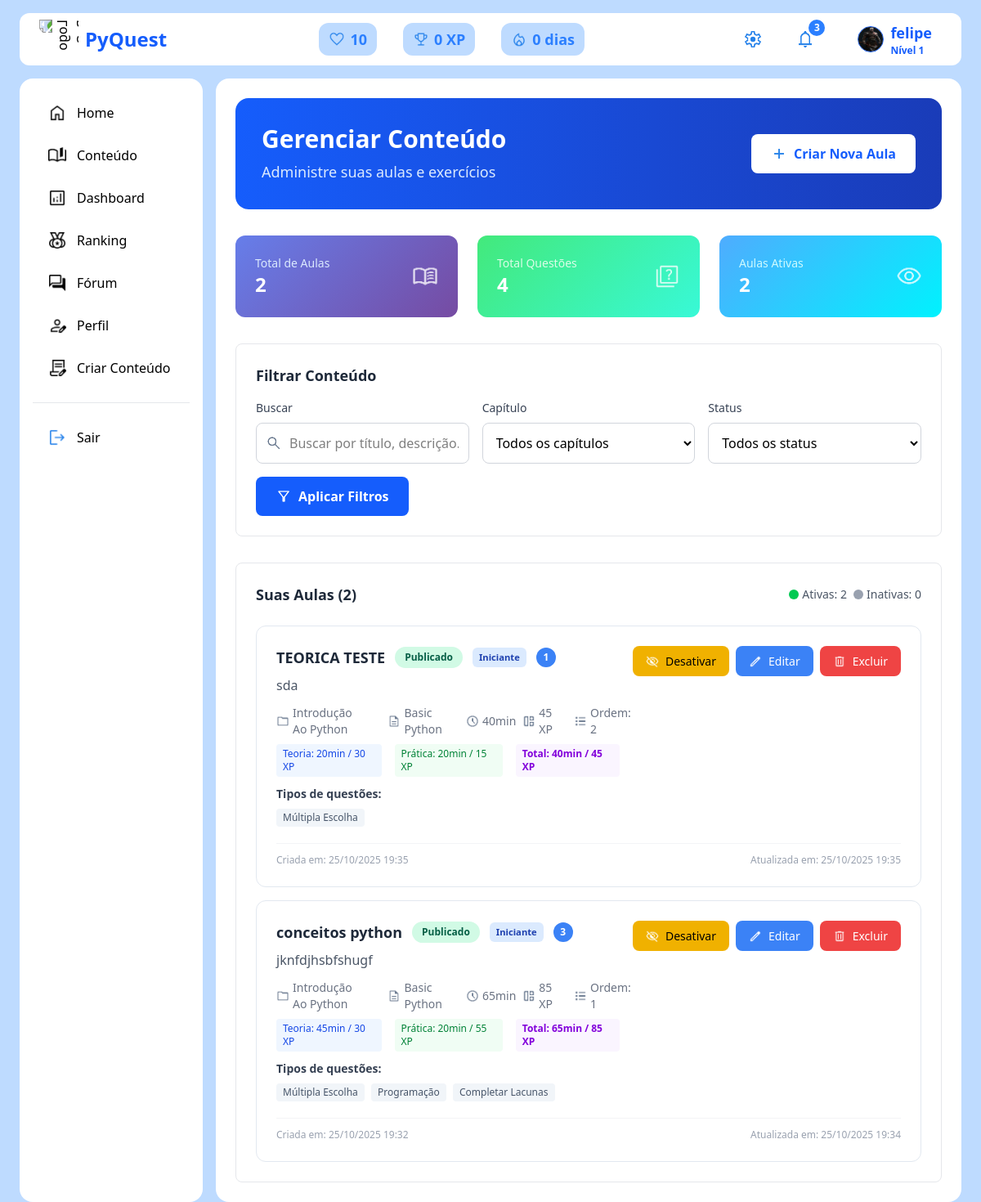
Page /gerenciar-conteudo/ (signed in) on the earlier database version.
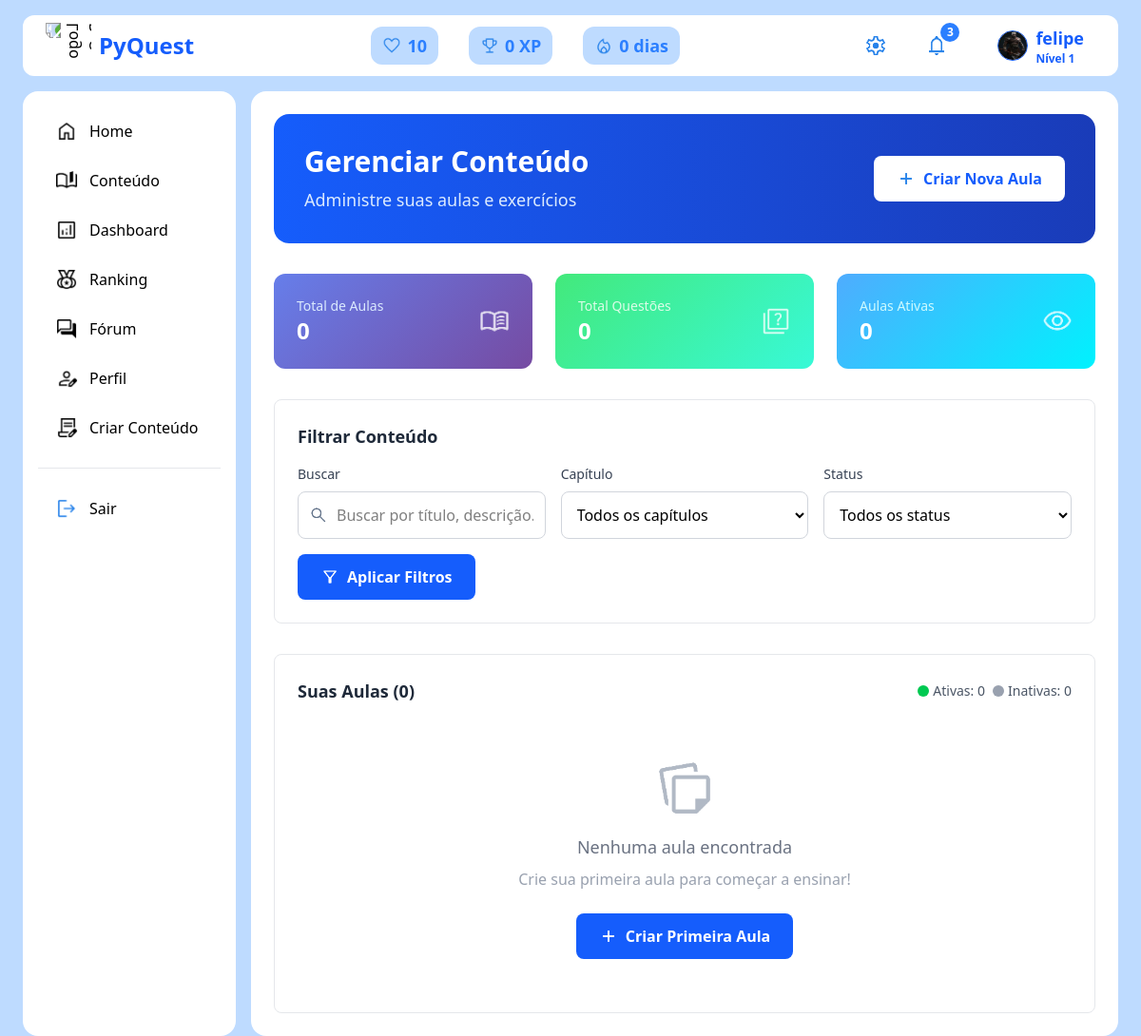
Same page on the later database version.
### Pyquest/models.py (models this page shows, shortened)
class Aula(models.Model):
    modulo = models.ForeignKey(Modulo, on_delete=models.CASCADE, related_name="aulas")
    titulo_aula = models.CharField(max_length=255, verbose_name="Título da Aula")
    titulo_tarefa = models.CharField(max_length=255, blank=True, null=True, verbose_name="Título da Tarefa")
    descricao_breve = models.TextField(blank=True, null=True, verbose_name="Descrição Breve")
    titulo_teoria = models.CharField(max_length=255, default="Conteúdo Teórico", verbose_name="Título do Conteúdo Teórico")
    titulo_pratica = models.CharField(max_length=255, default="Exercícios Práticos", verbose_name="Título do Conteúdo Prático")
    conteudo_pratico = models.TextField(
        default="Lista de exercícios para praticar os conceitos aprendidos.",
        verbose_name="Descrição da Lista de Exercícios"
    )
    tempo_teoria = models.IntegerField(default=30, verbose_name="Tempo Estimado para Teoria (minutos)")
    tempo_pratica = models.IntegerField(default=15, verbose_name="Tempo Estimado para Prática (minutos)")
    tempo_total = models.IntegerField(default=45, verbose_name="Tempo Total Estimado (minutos)")
    xp_teoria = models.IntegerField(default=30, verbose_name="XP por Concluir Teoria")
    xp_pratica = models.IntegerField(default=0, verbose_name="XP Total das Questões Práticas")
    ordem = models.IntegerField()
    ativo = models.BooleanField(default=True)
    data_atualizacao = models.DateTimeField(auto_now=True)
    data_criacao = models.DateTimeField(default=timezone.now)
    criado_por = models.ForeignKey(
        settings.AUTH_USER_MODEL,
        on_delete=models.CASCADE,
    )
    tem_teoria = models.BooleanField(default=True)
    tem_exercicios = models.BooleanField(default=True)
    def get_xp_total(self):
        try:
            teorico = int(self.xp_teoria) if self.xp_teoria is not None else 0
            pratico = int(self.xp_pratica) if self.xp_pratica is not None else 0
            return teorico + pratico
        except (ValueError, TypeError):
            return 0
    class Meta:
        ordering = ['ordem']

class Modulo(models.Model):
    capitulo = models.ForeignKey(Capitulo, on_delete=models.CASCADE, related_name="modulos")
    titulo = models.CharField(max_length=255)
    descricao = models.TextField()
    ordem = models.IntegerField()
    ativo = models.BooleanField(default=True)
    tempo_estimado = models.IntegerField(null=True, blank=True)  # em minutos
    criado_em = models.DateTimeField(auto_now_add=True)
    atualizado_em = models.DateTimeField(auto_now=True)

class Capitulo(models.Model):
    DIFICULDADE_CHOICES = [
        ('beginner', 'Iniciante'),
        ('intermediate', 'Intermediário'),
        ('advanced', 'Avançado'),
    ]
    titulo = models.CharField(max_length=200)
    descricao = models.TextField()
    ordem = models.IntegerField()
    ativo = models.BooleanField(default=True)
    dificuldade = models.CharField(max_length=20, choices=DIFICULDADE_CHOICES, default='beginner')
    criado_em = models.DateTimeField(auto_now_add=True)
    atualizado_em = models.DateTimeField(auto_now=True)

class Questao(models.Model):
    TIPO_CHOICES = [
        ('multiple-choice', 'Múltipla Escolha'),
        ('code', 'Programação'),
        ('fill-blank', 'Completar Lacunas'),
    ]
    aula = models.ForeignKey(Aula, on_delete=models.CASCADE, related_name="questoes")
    tipo = models.CharField(max_length=20, choices=TIPO_CHOICES)
    enunciado = models.TextField()
    descricao = models.TextField(blank=True, null=True)
    ordem = models.IntegerField(default=1)
    xp = models.IntegerField(default=10)
    codigo_inicial = models.TextField(blank=True, null=True)
    saida_esperada = models.TextField(blank=True, null=True)
    class Meta:
        ordering = ['ordem']

### Pyquest/views.py (the view, shortened to what this page needs)
# urls.py: path('gerenciar-conteudo/', views.gerenciar_conteudo, name='gerenciar_conteudo'),
@login_required
def gerenciar_conteudo(request):
    aulas = Aula.objects.filter(criado_por=request.user).select_related(
        'modulo',
        'modulo__capitulo'
    ).prefetch_related('questoes').order_by('-data_criacao')
    capitulos = Capitulo.objects.all()
    search_query = request.GET.get('search', '')
    capitulo_selecionado = request.GET.get('capitulo', '')
    status_selecionado = request.GET.get('status', '')
    if capitulo_selecionado:
        aulas = aulas.filter(modulo__capitulo_id=capitulo_selecionado)
    if status_selecionado:
        if status_selecionado == 'ativo':
            aulas = aulas.filter(ativo=True)
        elif status_selecionado == 'inativo':
            aulas = aulas.filter(ativo=False)
    total_aulas = aulas.count()
    aulas_publicadas = aulas.filter(ativo=True).count()
    aulas_inativas = aulas.filter(ativo=False).count()
    total_questoes = Questao.objects.filter(aula__in=aulas).count()
    print(f"Encontradas {total_aulas} aulas para gerenciamento")
    print(f"Aulas ativas: {aulas_publicadas}, Inativas: {aulas_inativas}")
    print(f"Total de questões: {total_questoes}")
    context = {
        'aulas': aulas,
        'capitulos': capitulos,
        'total_aulas': total_aulas,
        'aulas_publicadas': aulas_publicadas,
        'aulas_inativas': aulas_inativas,
        'total_questoes': total_questoes,
        'search_query': search_query,
        'capitulo_selecionado': capitulo_selecionado,
        'status_selecionado': status_selecionado,
    }
    return render(request, 'Pyquest/gerenciar_conteudo.html', context)

### Pyquest/context_processors.py (called while the page is built)
def perfil_context(request):
    if request.user.is_authenticated:
        perfil, created = Perfil.objects.get_or_create(user=request.user)
        return {'perfil': perfil}
    return {}

### Pyquest/templates/Pyquest/gerenciar_conteudo.html (shortened to what the changed rows need)
{% extends "base.html" %}
{% load static %}
{% block content %}
<div class="space-y-8">
    <div class="bg-gradient-to-r from-blue-600 to-blue-800 rounded-2xl p-8 text-white">
        <div class="flex items-center justify-between">
            <div>
                <h1 class="text-3xl font-bold mb-2">Gerenciar Conteúdo</h1>
            </div>
        </div>
    </div>
    <div class="grid grid-cols-1 md:grid-cols-3 gap-6">
        <div class="stats-card">
            <div class="flex items-center justify-between">
                <div>
                    <p class="text-blue-100 text-sm">Total de Aulas</p>
                    <h3 class="text-2xl font-bold">{{ total_aulas }}</h3>
                </div>
            </div>
        </div>
        <div class="stats-card" style="background: linear-gradient(135deg, #43e97b 0%, #38f9d7 100%);">
            <div class="flex items-center justify-between">
                <div>
                    <p class="text-green-100 text-sm">Total Questões</p>
                    <h3 class="text-2xl font-bold">{{ total_questoes }}</h3>
                </div>
            </div>
        </div>
        <div class="stats-card" style="background: linear-gradient(135deg, #4facfe 0%, #00f2fe 100%);">
            <div class="flex items-center justify-between">
                <div>
                    <p class="text-cyan-100 text-sm">Aulas Ativas</p>
                    <h3 class="text-2xl font-bold">{{ aulas_publicadas }}</h3>
                </div>
            </div>
        </div>
    </div>
    <div class="bg-white rounded-lg border border-gray-200 p-6">
        <div class="flex items-center justify-between mb-6">
            <h3 class="text-lg font-semibold text-gray-800">Suas Aulas ({{ total_aulas }})</h3>
            <div class="flex items-center gap-2 text-sm text-gray-600">
                <span class="flex items-center gap-1">
                    <div class="w-3 h-3 bg-green-500 rounded-full"></div>
                    Ativas: {{ aulas_publicadas }}
                </span>
                <span class="flex items-center gap-1">
                    <div class="w-3 h-3 bg-gray-400 rounded-full"></div>
                    Inativas: {{ aulas_inativas }}
                </span>
            </div>
        </div>
        {% if aulas %}
        <div class="space-y-4">
            {% for aula in aulas %}
            <div class="aula-card p-6">
                <div class="flex items-start justify-between">
                    <div class="flex-1">
                        <div class="flex items-center gap-3 mb-2">
                            <h4 class="font-semibold text-gray-800 text-lg">{{ aula.titulo_aula }}</h4>
                            <span class="status-badge {% if aula.ativo %}status-publicado{% else %}status-rascunho{% endif %}">
                                {% if aula.ativo %}Publicado{% else %}Desativado{% endif %}
                            </span>
                            <span class="dificuldade-badge dificuldade-{{ aula.modulo.capitulo.dificuldade|lower }}">
                                {{ aula.modulo.capitulo.get_dificuldade_display }}
                            </span>
                            <div class="questoes-count" title="Número de questões">
                                {{ aula.questoes.count }}
                            </div>
                        </div>
                        {% if aula.descricao_breve %}
                        <p class="text-gray-600 mb-3">{{ aula.descricao_breve|truncatewords:20 }}</p>
                        {% endif %}
                        <div class="flex items-center gap-6 text-sm text-gray-500 mb-2">
                            <span class="flex items-center gap-1">
                                <img src="{% static 'imagem/folder_35dp_64748b_FILL0_wght400_GRAD0_opsz40.png' %}" alt="Capítulo" class="w-4 h-4">
                                {{ aula.modulo.capitulo.titulo }}
                            </span>
                            <span class="flex items-center gap-1">
                                <img src="{% static 'imagem/description_35dp_64748b_FILL0_wght400_GRAD0_opsz40.png' %}" alt="Módulo" class="w-4 h-4">
                                {{ aula.modulo.titulo }}
                            </span>
                            <span class="flex items-center gap-1">
                                <img src="{% static 'imagem/schedule_35dp_64748b_FILL0_wght400_GRAD0_opsz40.png' %}" alt="Tempo" class="w-4 h-4">
                                {{ aula.tempo_total }}min
                            </span>
                            <span class="flex items-center gap-1">
                                <img src="{% static 'imagem/auto_awesome_mosaic_35dp_64748B_FILL0_wght400_GRAD0_opsz40.png' %}" alt="XP" class="w-4 h-4">
                                {{ aula.get_xp_total }} XP
                            </span>
                            <span class="flex items-center gap-1">
                                <img src="{% static 'imagem/format_list_bulleted_35dp_64748b_FILL0_wght400_GRAD0_opsz40.png' %}" alt="Ordem" class="w-4 h-4">
                                Ordem: {{ aula.ordem }}
                            </span>
                        </div>
                        <div class="flex items-center gap-4 text-xs text-gray-500 mb-2">
                            <span class="bg-blue-50 text-blue-700 px-2 py-1 rounded">
                                Teoria: {{ aula.tempo_teoria }}min / {{ aula.xp_teoria }} XP
                            </span>
                            <span class="bg-green-50 text-green-700 px-2 py-1 rounded">
                                Prática: {{ aula.tempo_pratica }}min / {{ aula.xp_pratica }} XP
                            </span>
                            <span class="bg-purple-50 text-purple-700 px-2 py-1 rounded font-semibold">
                                Total: {{ aula.tempo_total }}min / {{ aula.get_xp_total }} XP
                            </span>
                        </div>
                        {% if aula.questoes.all %}
                        <div class="tipos-questoes">
                            <strong class="text-sm text-gray-700">Tipos de questões:</strong>
                            <div class="mt-1">
                                {% for questao in aula.questoes.all %}
                                <span class="tipo-questao">{{ questao.get_tipo_display }}</span>
                                {% endfor %}
                            </div>
                        </div>
                        {% endif %}
                    </div>
                    <div class="flex items-center gap-2 ml-4">
                        <form method="post" action="{% url 'alternar_status_aula' aula.id %}" class="inline">
                            {% if aula.ativo %}
                            <button type="submit" class="action-btn bg-yellow-500 hover:bg-yellow-600 flex items-center gap-2" title="Desativar">
                                <img src="{% static 'imagem/visibility_off_35dp_FFFFFF_FILL0_wght400_GRAD0_opsz40.png' %}" alt="Desativar" class="w-4 h-4">
                                Desativar
                            </button>
                            {% else %}
                            <button type="submit" class="action-btn bg-green-500 hover:bg-green-600 flex items-center gap-2" title="Ativar">
                                <img src="{% static 'imagem/visibility_35dp_FFFFFF_FILL0_wght400_GRAD0_opsz40.png' %}" alt="Ativar" class="w-4 h-4">
                                Ativar
                            </button>
                            {% endif %}
                        </form>
                        <a href="{% url 'editar_conteudo' aula.id %}"
                        class="action-btn btn-edit flex items-center gap-2" title="Editar">
                            <img src="{% static 'imagem/edit_35dp_FFFFFF_FILL0_wght400_GRAD0_opsz40.png' %}" alt="Editar" class="w-4 h-4">
                            Editar
                        </a>
                        <form method="post" action="{% url 'excluir_conteudo' aula.id %}" class="inline" onsubmit="return confirm('Tem certeza que deseja excluir esta aula? Esta ação não pode ser desfeita.');">
                            <button type="submit" class="action-btn btn-delete flex items-center gap-2" title="Excluir">
                                <img src="{% static 'imagem/delete_35dp_FFFFFF_FILL0_wght400_GRAD0_opsz40.png' %}" alt="Excluir" class="w-4 h-4">
                                Excluir
                            </button>
                        </form>
                    </div>
                </div>
                <div class="mt-4 pt-3 border-t border-gray-100 text-xs text-gray-400">
                    <div class="flex justify-between">
                        <span>Criada em: {{ aula.data_criacao|date:"d/m/Y H:i" }}</span>
                        {% if aula.data_atualizacao and aula.data_atualizacao != aula.data_criacao %}
                        <span>Atualizada em: {{ aula.data_atualizacao|date:"d/m/Y H:i" }}</span>
                        {% endif %}
                    </div>
                </div>
            </div>
            {% endfor %}
        </div>
        {% else %}
        <div class="empty-state text-center py-8">
            <img src="{% static 'imagem/note_stack_100dp_64748b_FILL0_wght400_GRAD0_opsz48.png' %}" alt="Sem aulas" class="w-16 h-16 mx-auto mb-4 opacity-50">
            <p class="text-gray-500 text-lg mb-2">Nenhuma aula encontrada</p>
            <p class="text-gray-400 mb-6">
                {% if capitulo_selecionado or status_selecionado or search_query %}
                Tente ajustar os filtros ou criar uma nova aula.
                {% else %}
                Crie sua primeira aula para começar a ensinar!
                {% endif %}
            </p>
            <a href="{% url 'criar_conteudo' %}" class="bg-blue-600 text-white px-6 py-3 rounded-lg font-semibold hover:bg-blue-700 transition interactive-card flex items-center gap-2 mx-auto w-fit">
                <img src="{% static 'imagem/add_35dp_FFFFFF_FILL0_wght400_GRAD0_opsz40.png' %}" alt="Criar" class="w-5 h-5">
                Criar Primeira Aula
            </a>
        </div>
        {% endif %}
    </div>
</div>
{% endblock %}

Differences in the rows shown:
removed Aula: titulo_aula "TEORICA TESTE", ativo "Publicado", modulo.capitulo.dificuldade "Iniciante", questoes.count "1", descricao_breve "sda", modulo.capitulo.titulo "Introdução Ao Python", modulo.titulo "Basic Python", tempo_total "40", get_xp_total "45", ordem "2", tempo_teoria "20", xp_teoria "30", tempo_pratica "20", xp_pratica "15", data_criacao "25/10/2025 19:35", data_atualizacao "25/10/2025 19:35"
removed Questao: tipo "Múltipla Escolha", shown under "TEORICA TESTE"
removed Aula: titulo_aula "conceitos python", ativo "Publicado", modulo.capitulo.dificuldade "Iniciante", questoes.count "3", descricao_breve "jknfdjhsbfshugf", modulo.capitulo.titulo "Introdução Ao Python", modulo.titulo "Basic Python", tempo_total "65", get_xp_total "85", ordem "1", tempo_teoria "45", xp_teoria "30", tempo_pratica "20", xp_pratica "55", data_criacao "25/10/2025 19:32", data_atualizacao "25/10/2025 19:34"
removed Questao: tipo "Múltipla Escolha", shown under "conceitos python"
removed Questao: tipo "Programação", shown under "conceitos python"
removed Questao: tipo "Completar Lacunas", shown under "conceitos python"
Other differences:
{{ total_aulas }}: "2" → "0"
{{ total_questoes }}: "4" → "0"
{{ aulas_publicadas }}: "2" → "0"
text now shown: "Nenhuma aula encontrada Crie sua primeira aula para começar a ensinar! Criar Primeira Aula"
